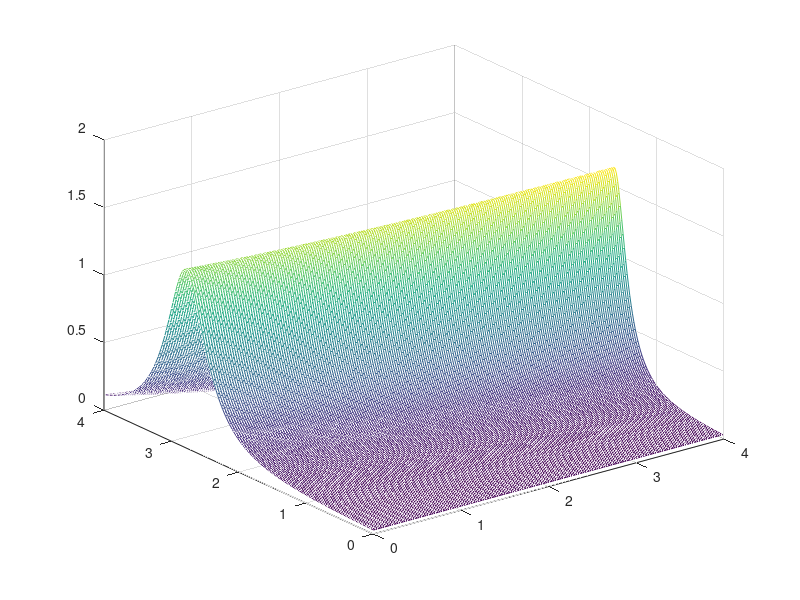

This figure's MATLAB source:
function self_check_chebyshev()
%% TODO!

A=3.1;
T1=0.4;
fun = @(x) (1 ./ (A - x - 1i.*T1));
%args=0.01:0.003:8;
args=0.02:0.02:4;
[X,Y] = meshgrid(args,args);

a=@(y)(0.9.*y);
b=@(y)(1.3.*y);
f=@(x)imag(fun(x)); 

new_x = @(x,y) (0.5.* x .* (b(y) - a(y)) + 0.5.*(b(y) + a(y)));
jedna = @(x,y) ((new_x(x, y) .* f(new_x(x, y))) ./ (new_x(x, y) + y));

Zjedna = jedna(X,Y);
druga = @(x,y) (drugaFun(x,y,jedna));
argsize = size(args);
Zdruga = X;
for k=1:1:argsize(2)
    for j=1:1:argsize(2)
%       Zdruga(k,j) = druga(X(j),Y(k));
    end;
end;
%Z = abs(Zjedna - Zdruga)./Zjedna;
hold off;
plot(0);
%hold on;
mesh(X, Y, Zjedna);
  
function value = drugaFun(x,y,g)
% set the n count
n = 48;

% get the chebyshev roots
cz_sqrs = cos(pi*(0:n)'/n);                                 % Czebyshev roots
gx = feval(g,cz_sqrs,y)/(2*n);                              % Values of g for roots
fft_g = real(fft(gx([1:n+1 n:-1:2])));                      % FFT
c = [fft_g(1); fft_g(2:n)+fft_g(2*n:-1:n+2); fft_g(n+1)];   % Chebyshev indicates

T = 1:1:(n+1);
T(1) = 1;
T(2) = x;
for i=3:1:(n+1)
  Tprev = T(i-1);
  Tprevprev = T(i-2);
  T(i) = (2.*x.*Tprev - Tprevprev);
end;

Tone = T(1);
Tlast = T(n+1);
sum = 1/2 * (c(1) * Tone); % first coefficient is divided by two
for i=2:1:n
  sum = sum + c(i) * T(i);
end;
sum = sum + 1/2 * (c(n+1) * Tlast); % last coefficient is divided by two

% return value
value = sum;